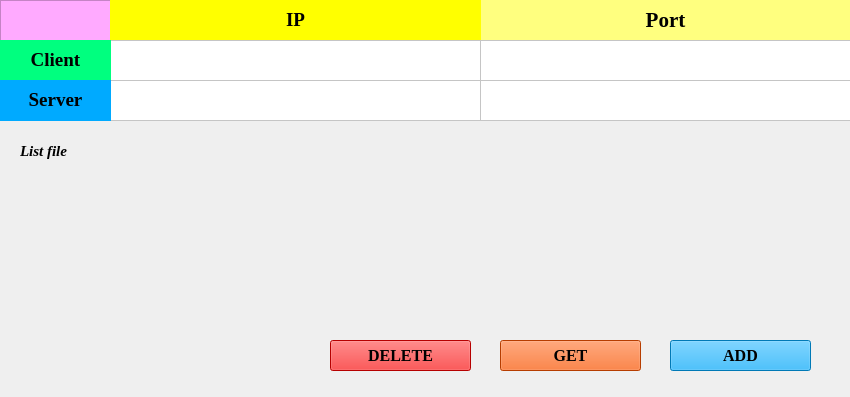
<?xml version="1.0" encoding="UTF-8"?>
<ui version="4.0">
 <class>Client</class>
 <widget class="QMainWindow" name="Client">
  <property name="geometry">
   <rect>
    <x>0</x>
    <y>0</y>
    <width>850</width>
    <height>397</height>
   </rect>
  </property>
  <property name="windowTitle">
   <string>MainWindow</string>
  </property>
  <widget class="QWidget" name="centralwidget">
   <widget class="QFrame" name="frame">
    <property name="geometry">
     <rect>
      <x>0</x>
      <y>0</y>
      <width>851</width>
      <height>121</height>
     </rect>
    </property>
    <property name="styleSheet">
     <string notr="true">background-color: rgb(255, 170, 255);</string>
    </property>
    <property name="frameShape">
     <enum>QFrame::StyledPanel</enum>
    </property>
    <property name="frameShadow">
     <enum>QFrame::Raised</enum>
    </property>
    <widget class="QLabel" name="label_4">
     <property name="geometry">
      <rect>
       <x>480</x>
       <y>0</y>
       <width>371</width>
       <height>41</height>
      </rect>
     </property>
     <property name="font">
      <font>
       <family>Times New Roman</family>
       <pointsize>14</pointsize>
       <weight>75</weight>
       <bold>true</bold>
      </font>
     </property>
     <property name="styleSheet">
      <string notr="true">
background-color: rgb(255, 255, 127);</string>
     </property>
     <property name="text">
      <string>&lt;html&gt;&lt;head/&gt;&lt;body&gt;&lt;p align=&quot;center&quot;&gt;&lt;span style=&quot; font-size:16pt;&quot;&gt;Port&lt;/span&gt;&lt;/p&gt;&lt;/body&gt;&lt;/html&gt;</string>
     </property>
    </widget>
    <widget class="QLabel" name="label_3">
     <property name="geometry">
      <rect>
       <x>110</x>
       <y>0</y>
       <width>371</width>
       <height>41</height>
      </rect>
     </property>
     <property name="font">
      <font>
       <family>Times New Roman</family>
       <pointsize>14</pointsize>
       <weight>75</weight>
       <bold>true</bold>
      </font>
     </property>
     <property name="styleSheet">
      <string notr="true">background-color: rgb(255, 255, 0);</string>
     </property>
     <property name="text">
      <string>&lt;html&gt;&lt;head/&gt;&lt;body&gt;&lt;p align=&quot;center&quot;&gt;IP&lt;/p&gt;&lt;/body&gt;&lt;/html&gt;</string>
     </property>
    </widget>
    <widget class="QTextBrowser" name="IP_client">
     <property name="geometry">
      <rect>
       <x>110</x>
       <y>40</y>
       <width>371</width>
       <height>41</height>
      </rect>
     </property>
     <property name="styleSheet">
      <string notr="true">background-color: rgb(255, 255, 255);
color: rgb(0, 0, 0);</string>
     </property>
    </widget>
    <widget class="QTextBrowser" name="ip_server">
     <property name="geometry">
      <rect>
       <x>110</x>
       <y>80</y>
       <width>371</width>
       <height>41</height>
      </rect>
     </property>
     <property name="styleSheet">
      <string notr="true">background-color: rgb(255, 255, 255);
color: rgb(0, 0, 0);</string>
     </property>
    </widget>
    <widget class="QTextBrowser" name="port_client">
     <property name="geometry">
      <rect>
       <x>480</x>
       <y>40</y>
       <width>371</width>
       <height>41</height>
      </rect>
     </property>
     <property name="styleSheet">
      <string notr="true">background-color: rgb(255, 255, 255);
color: rgb(0, 0, 0);</string>
     </property>
    </widget>
    <widget class="QTextBrowser" name="port_server">
     <property name="geometry">
      <rect>
       <x>480</x>
       <y>80</y>
       <width>371</width>
       <height>41</height>
      </rect>
     </property>
     <property name="styleSheet">
      <string notr="true">background-color: rgb(255, 255, 255);
color: rgb(0, 0, 0);</string>
     </property>
    </widget>
    <widget class="QLabel" name="label">
     <property name="geometry">
      <rect>
       <x>0</x>
       <y>40</y>
       <width>111</width>
       <height>41</height>
      </rect>
     </property>
     <property name="font">
      <font>
       <family>Times New Roman</family>
       <pointsize>14</pointsize>
       <weight>75</weight>
       <bold>true</bold>
      </font>
     </property>
     <property name="styleSheet">
      <string notr="true">background-color: rgb(0, 255, 127);</string>
     </property>
     <property name="text">
      <string>&lt;html&gt;&lt;head/&gt;&lt;body&gt;&lt;p align=&quot;center&quot;&gt;Client&lt;/p&gt;&lt;/body&gt;&lt;/html&gt;</string>
     </property>
    </widget>
    <widget class="QLabel" name="label_2">
     <property name="geometry">
      <rect>
       <x>0</x>
       <y>80</y>
       <width>111</width>
       <height>41</height>
      </rect>
     </property>
     <property name="font">
      <font>
       <family>Times New Roman</family>
       <pointsize>14</pointsize>
       <weight>75</weight>
       <bold>true</bold>
      </font>
     </property>
     <property name="styleSheet">
      <string notr="true">background-color: rgb(0, 170, 255);</string>
     </property>
     <property name="text">
      <string>&lt;html&gt;&lt;head/&gt;&lt;body&gt;&lt;p align=&quot;center&quot;&gt;Server&lt;/p&gt;&lt;/body&gt;&lt;/html&gt;</string>
     </property>
    </widget>
   </widget>
   <widget class="QLabel" name="label_5">
    <property name="geometry">
     <rect>
      <x>20</x>
      <y>140</y>
      <width>81</width>
      <height>21</height>
     </rect>
    </property>
    <property name="font">
     <font>
      <family>Times New Roman</family>
      <pointsize>11</pointsize>
      <weight>75</weight>
      <italic>true</italic>
      <bold>true</bold>
     </font>
    </property>
    <property name="text">
     <string>List file</string>
    </property>
   </widget>
   <widget class="QToolButton" name="toolButton">
    <property name="geometry">
     <rect>
      <x>330</x>
      <y>340</y>
      <width>141</width>
      <height>31</height>
     </rect>
    </property>
    <property name="font">
     <font>
      <family>Times New Roman</family>
      <pointsize>12</pointsize>
      <weight>75</weight>
      <bold>true</bold>
     </font>
    </property>
    <property name="styleSheet">
     <string notr="true">background-color: rgb(255, 0, 0);</string>
    </property>
    <property name="text">
     <string>DELETE</string>
    </property>
   </widget>
   <widget class="QToolButton" name="toolButton_2">
    <property name="geometry">
     <rect>
      <x>500</x>
      <y>340</y>
      <width>141</width>
      <height>31</height>
     </rect>
    </property>
    <property name="font">
     <font>
      <family>Times New Roman</family>
      <pointsize>12</pointsize>
      <weight>75</weight>
      <bold>true</bold>
     </font>
    </property>
    <property name="styleSheet">
     <string notr="true">background-color: rgb(255, 85, 0);</string>
    </property>
    <property name="text">
     <string>GET</string>
    </property>
   </widget>
   <widget class="QToolButton" name="toolButton_3">
    <property name="geometry">
     <rect>
      <x>670</x>
      <y>340</y>
      <width>141</width>
      <height>31</height>
     </rect>
    </property>
    <property name="font">
     <font>
      <family>Times New Roman</family>
      <pointsize>12</pointsize>
      <weight>75</weight>
      <bold>true</bold>
     </font>
    </property>
    <property name="styleSheet">
     <string notr="true">background-color: rgb(0, 170, 255);</string>
    </property>
    <property name="text">
     <string>ADD</string>
    </property>
   </widget>
  </widget>
 </widget>
 <resources/>
 <connections/>
</ui>
